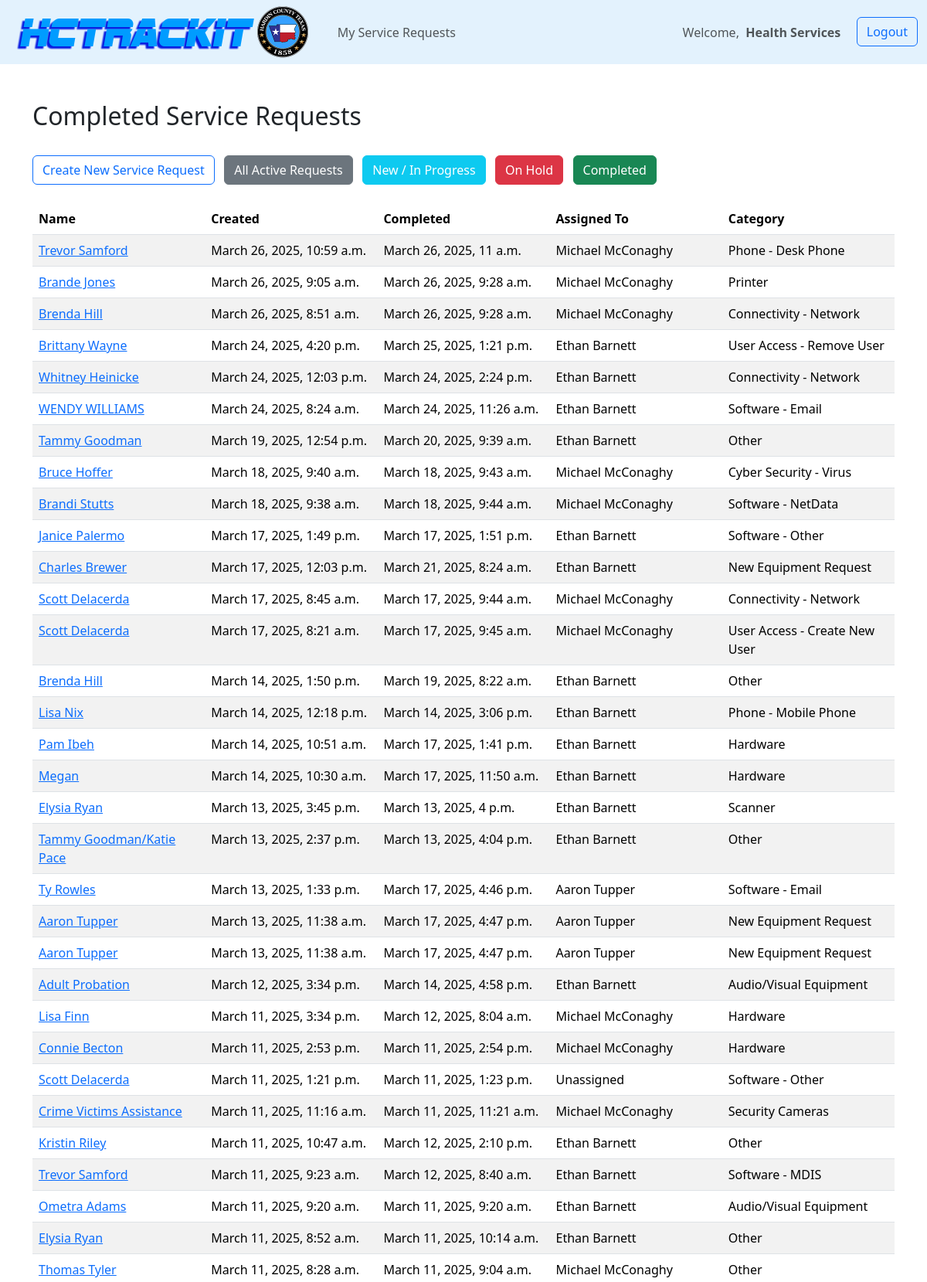
The page /tickets/tickets_completed/ (signed in, upper part) on the database its author committed.
### tickets/models.py (models this page shows, shortened)
class Ticket(models.Model):
    DEPT_CHOICES = (
                        ("", ""),
                        ("356th District Court", "356th District Court"),
                        ("88th Disctric Court", "88th District Court"),
                        ("Agrilife Extension", "Agrilife Extension"),
                        ("Adult Probation", "Adult Probation"),
                        ("Auditor", "Auditor"),
                        ("Corrections", "Corrections"),
                        ("County Attorney", "County Attorney"),
                        ("County Clerk", "County Clerk"),
                        ("County Commissioner Precinct 1", "County Commissioner Precinct 1"),
                        ("County Commissioner Precinct 2", "County Commissioner Precinct 2"),
                        ("County Commissioner Precinct 3", "County Commissioner Precinct 3"),
                        ("County Commissioner Precinct 4", "County Commissioner Precinct 4"),
                        ("County Judge", "County Judge"),
                        ("Crime Victims Assistance", "Crime Victims Assistance"),
                        ("District Attorney", "District Attorney"),
                        ("District Clerk", "District Clerk"),
                        ("Elections", "Elections"),
                        ("Emergency Management", "Emergency Management"),
                        ("Flood Plain Administration", "Flood Plain Administration"),
                        ("Health Services", "Health Services"),
                        ("Human Resources", "Human Resources"),
                        ("Justice of the Peace Precinct 1", "Justice of the Peace Precinct 1"),
                        ("Justice of the Peace Precinct 2", "Justice of the Peace Precinct 2"),
                        ("Justice of the Peace Precinct 3", "Justice of the Peace Precinct 3"),
                        ("Justice of the Peace Precinct 4", "Justice of the Peace Precinct 4"),
                        ("Justice of the Peace Precinct 5", "Justice of the Peace Precinct 5"),
                        ("Justice of the Peace Precinct 6", "Justice of the Peace Precinct 6"),
                        ("Juvenile Probation", "Juvenile Probation"),
                        ("Maintenance", "Maintenance"),
                        ("Purchasing", "Purchasing"),
                        ("Sheriff's Office", "Sheriff's Office"),
                        ("Tax-Assessor Collector", "Tax-Assessor Collector"),
                        ("Technology", "Technology"),
                        ("Treasurer", "Treasurer"),
                        ("Veterans Services", "Veterans Services"),
    )
    CATEGORY_CHOICES = (
                        ("", ""),
                        ("Audio/Visual Equipment", "Audio/Visual Equipment"),
                        ("Copier", "Copier"),
                        ("Fax", "Fax"),
                        ("Hardware", "Hardware"),
                        ("Move Equipment Request", "Move Equipment Request"),
                        ("New Equipment Request", "New Equipment Request"),
                        ("Other", "Other"),
                        ("Printer", "Printer"),
                        ("Radios", "Radios"),
                        ("Security Cameras", "Security Cameras"),
                        ("Scanner", "Scanner"),
                        ("", ""),
                        ("Connectivity - Network", "Connectivity - Network"),
                        ("Connectivity - Sonic Wall", "Connectivity - Sonic Wall"),
                        ("Connectivity - VPN", "Connectivity - VPN"),
                        ("", ""),
                        ("Cyber Security - Suspicious Email", "Cyber Security - Suspicious Email"),
                        ("Cyber Security - Virus", "Cyber Security - Virus"),
                        ("", ""),
                        ("Phone - Desk Phone", "Desk Phone"),
                        ("Phone - Mobile Phone", "Mobile Phone"),
                        ("", ""),
                        ("Software - CAD", "Software - CAD"),
                        ("Software - DW Spectrum", "Software - DW Spectrum"),
                        ("Software - EDOC", "Software - EDOC"),
                        ("Software - Email", "Software - Email"),
                        ("Software - Internet Browser", "Software - Internet Browser"),
                        ("Software - JMS", "Software - JMS"),
                        ("Software - LGS", "Software - LGS"),
                        ("Software - MDIS", "Software - MDIS"),
                        ("Software - NetData", "Software - NetData"),
                        ("Software - Office", "Software - Office"),
                        ("Software - RMS", "Software - RMS"),
                        ("Software - Watchguard", "Software - Watchguard"),
                        ("Software - Other", "Software - Other"),
                        ("", ""),
                        ("User Access - Controlled Access", "User Access - Controlled Access"),
                        ("User Access - Create New User", "User Access - Create New User"),
                        ("User Access - Network Access", "User Access - Network Access"),
                        ("User Access - Remove User", "User Access - Remove User"),
    )
    created_by = models.ForeignKey(User, default=None, blank=True, on_delete=models.CASCADE)
    status = models.CharField(max_length=50, default="NEW")
    assignedto = models.CharField(max_length=50, default="Unassigned")
    created_at = models.DateTimeField(auto_now_add=True)
    last_updated = models.DateTimeField(auto_now=True)
    completed_at = models.DateTimeField(auto_now=True)
    name = models.CharField(max_length=100)
    email = models.CharField(max_length=100)
    phone = models.CharField(max_length=15)
    department = models.CharField(max_length=200, choices=DEPT_CHOICES)
    category = models.CharField(max_length=200, choices=CATEGORY_CHOICES)
    description = models.TextField(max_length=3000)
    ongoing_notes = models.TextField(max_length=3000, blank=True)
    completed_notes = models.TextField(max_length=3000, blank=True)

### tickets/views.py (the view)
# urls.py: path('tickets_completed/', views.ticketsCompleted, name='tickets_completed'),
@login_required(login_url='login')
def ticketsCompleted(request):
    tickets = Ticket.objects.all().order_by('-created_at')
    tickets = tickets.filter(Q(status='COMPLETED')
                             | Q(status='CANCELLED')
                             )
    if request.method == 'POST':
        username = request.POST['username']
        password = request.POST['password']
        user = authenticate(request, username=username, password=password)
        if user is not None:
            login(request, user)
            return redirect('tickets_home')
        else:
            messages.warning(request, "There was a problem logging in.  Please try again.")
            return redirect('login')
    else:
        return render (request, 'tickets_completed.html', {'tickets':tickets})

### tickets/templates/tickets_completed.html (shortened to what this page needs)
{% extends "main.html" %}
{% load static %}
{% block content %}
<div class="container">
    <table id="example" class="table table-striped" style="width:100%">
    <br>
    <br>
        <h2>Completed Service Requests</h2>
        <br>
        <a href="{% url 'tickets_createnew' %}" class="btn btn-outline-primary">Create New Service Request</a>&nbsp;&nbsp;
        <a href="{% url 'tickets_home' %}" class="btn btn btn-secondary">All Active Requests</a>&nbsp;&nbsp;
        <a href="{% url 'tickets_current' %}" class="btn btn btn-info" style="color: white">New / In Progress</a>&nbsp;&nbsp;
        <a href="{% url 'tickets_onhold' %}" class="btn btn btn-danger">On Hold</a>&nbsp;&nbsp;
        <a href="{% url 'tickets_completed' %}" class="btn btn btn-success">Completed</a>&nbsp;&nbsp;
        <br>
        <br>
        <thead>
            <tr>
                <th class="not_mapped_style" style="width: 20%; text-align:left">Name</th>
                <th class="not_mapped_style" style="width: 20%; text-align:left">Created</th>
                <th class="not_mapped_style" style="width: 20%; text-align:left">Completed</th>
                <th class="not_mapped_style" style="width: 20%; text-align:left">Assigned To</th>
                <th class="not_mapped_style" style="width: 20%; text-align:left">Category</th>
            </tr>
        </thead>
        <tbody>
            {% for ticket in tickets %}
            <tr>
                <td style="text-align:left"><a href="{% url 'tickets_info_completed' ticket.id %}">{{ ticket.name }}</a></td>
                <td style="text-align:left">{{ ticket.created_at }}</td>
                <td style="text-align:left">{{ ticket.completed_at }}</td>
                <td style="text-align:left">{{ ticket.assignedto }}</td>
                <td style="text-align:left">{{ ticket.category }}</td>
            </tr>
            {% endfor %}
        </tbody>
    </table>
    <br>
    <br>
</div>
{% endblock content %}

### tickets/templates/navbar.html
{% load static %}
<nav class="navbar navbar-expand-sm" style="background-color: #e3f2fd;">
  <img src="{% static 'images/logo.png' %}">&nbsp;&nbsp;&nbsp;&nbsp;
  <div class="container-fluid">
    <div class="navbar-collapse" id="navbarSupportedContent">
      <ul class="navbar-nav ml-auto mb-2 mb-lg-0">
        {% if request.user.is_staff %}
          <li class="nav-item">
            <a class="nav-link" href="{% url 'tickets_home' %}">Service Requests</a>
          </li>
          <li>
            <a class="nav-link">|</a>
          </li>
          <li class="nav-item">
            <a class="nav-link" href="{% url 'projects_home' %}">Project Tracker</a>
          </li>
          <li>
            <a class="nav-link">|</a>
          </li>
          <li class="nav-item">
            <a class="nav-link" href="{% url 'knowledgebase_home' %}">Knowledge Base</a>
          </li>
          <li>
            <a class="nav-link">|</a>
          </li>
          <li class="nav-item dropdown">
            <a class="nav-link dropdown-toggle" href="#" role="button" data-bs-toggle="dropdown" aria-expanded="false">
              Tech Links
            </a>
            <ul class="dropdown-menu">
              <li><a class="dropdown-item" href="https://dashboard.techplusit.com" target="_blank">Managed Services</a></li>
              <li><a class="dropdown-item" href="https://34.237.28.226:8443/manage/account/login?redirect=%2Fmanage" target="_blank">Ubiquiti Controller</a></li>
              <li><a class="dropdown-item" href="http://10.0.0.10/" target="_blank">NEC Controller</a></li>
              <li><a class="dropdown-item" href="{% url 'support_directory' %}" target="_blank">Support Contact Directory</a></li>
              <li><a class="dropdown-item" href="{% url 'credentials' %}" target="_blank">HCTrackIT User Credentials</a></li>
              <li><hr class="dropdown-divider"></li>
              <li><a class="dropdown-item" href="https://admin.microsoft.com/#/users" target="_blank">O365 - User Email Accounts</a></li>
              <li><a class="dropdown-item" href="https://admin.exchange.microsoft.com/#/messagetrace" target="_blank">O365 - Email Message Trace</a></li>
              <li><a class="dropdown-item" href="https://entra.microsoft.com/#view/Microsoft_AAD_UsersAndTenants/UserManagementMenuBlade/~/SignIns/menuId/?Microsoft_AAD_IAM_legacyAADRedirect=true" target="_blank">O365 - Sign-in Logs</a></li>
            </ul>
          </li>
          <li>
            <a class="nav-link">|</a>
          </li>
          <li class="nav-item">
            <a class="nav-link" href="#">Reports</a>
          </li>
      </ul>
      <ul class="navbar-nav ms-auto">
          <li class="nav-item">
            <a class="nav-link">Welcome, &nbsp;<strong>{{request.user.first_name}}&nbsp;&nbsp;&nbsp;</strong></a>
          </li>
          <li class="nav-item">
            <a class="btn btn-outline-primary" href="{% url 'logout' %}">Logout</a>
          </li>
      </ul>
      {% else %}
      <li class="nav-item">
        <a class="nav-link" href="#">My Service Requests</a>
      </li>
    </ul>
    <ul class="navbar-nav ms-auto">
        <li class="nav-item">
          <a class="nav-link">Welcome, &nbsp;<strong>{{request.user.first_name}}&nbsp;&nbsp;&nbsp;</strong></a>
        </li>
        <li class="nav-item">
          <a class="btn btn-outline-primary" href="{% url 'logout' %}">Logout</a>
        </li>
    </ul>
      {% endif %}
    </div>
  </div>
</nav>

### rows shown on the page
Ticket: name "Trevor Samford", created_at "March 26, 2025, 10:59 a.m.", completed_at "March 26, 2025, 11 a.m.", assignedto "Michael McConaghy", category "Phone - Desk Phone"
Ticket: name "Brande Jones", created_at "March 26, 2025, 9:05 a.m.", completed_at "March 26, 2025, 9:28 a.m.", assignedto "Michael McConaghy", category "Printer"
Ticket: name "Brenda Hill", created_at "March 26, 2025, 8:51 a.m.", completed_at "March 26, 2025, 9:28 a.m.", assignedto "Michael McConaghy", category "Connectivity - Network"
Ticket: name "Brittany Wayne", created_at "March 24, 2025, 4:20 p.m.", completed_at "March 25, 2025, 1:21 p.m.", assignedto "Ethan Barnett", category "User Access - Remove User"
Ticket: name "Whitney Heinicke", created_at "March 24, 2025, 12:03 p.m.", completed_at "March 24, 2025, 2:24 p.m.", assignedto "Ethan Barnett", category "Connectivity - Network"
Ticket: name "WENDY WILLIAMS", created_at "March 24, 2025, 8:24 a.m.", completed_at "March 24, 2025, 11:26 a.m.", assignedto "Ethan Barnett", category "Software - Email"
Ticket: name "Tammy Goodman", created_at "March 19, 2025, 12:54 p.m.", completed_at "March 20, 2025, 9:39 a.m.", assignedto "Ethan Barnett", category "Other"
Ticket: name "Bruce Hoffer", created_at "March 18, 2025, 9:40 a.m.", completed_at "March 18, 2025, 9:43 a.m.", assignedto "Michael McConaghy", category "Cyber Security - Virus"
Ticket: name "Brandi Stutts", created_at "March 18, 2025, 9:38 a.m.", completed_at "March 18, 2025, 9:44 a.m.", assignedto "Michael McConaghy", category "Software - NetData"
Ticket: name "Janice Palermo", created_at "March 17, 2025, 1:49 p.m.", completed_at "March 17, 2025, 1:51 p.m.", assignedto "Ethan Barnett", category "Software - Other"
Ticket: name "Charles Brewer", created_at "March 17, 2025, 12:03 p.m.", completed_at "March 21, 2025, 8:24 a.m.", assignedto "Ethan Barnett", category "New Equipment Request"
Ticket: name "Scott Delacerda", created_at "March 17, 2025, 8:45 a.m.", completed_at "March 17, 2025, 9:44 a.m.", assignedto "Michael McConaghy", category "Connectivity - Network"
Ticket: name "Scott Delacerda", created_at "March 17, 2025, 8:21 a.m.", completed_at "March 17, 2025, 9:45 a.m.", assignedto "Michael McConaghy", category "User Access - Create New User"
Ticket: name "Brenda Hill", created_at "March 14, 2025, 1:50 p.m.", completed_at "March 19, 2025, 8:22 a.m.", assignedto "Ethan Barnett", category "Other"
Ticket: name "Lisa Nix", created_at "March 14, 2025, 12:18 p.m.", completed_at "March 14, 2025, 3:06 p.m.", assignedto "Ethan Barnett", category "Phone - Mobile Phone"
Ticket: name "Pam Ibeh", created_at "March 14, 2025, 10:51 a.m.", completed_at "March 17, 2025, 1:41 p.m.", assignedto "Ethan Barnett", category "Hardware"
Ticket: name "Megan", created_at "March 14, 2025, 10:30 a.m.", completed_at "March 17, 2025, 11:50 a.m.", assignedto "Ethan Barnett", category "Hardware"
Ticket: name "Elysia Ryan", created_at "March 13, 2025, 3:45 p.m.", completed_at "March 13, 2025, 4 p.m.", assignedto "Ethan Barnett", category "Scanner"
Ticket: name "Tammy Goodman/Katie Pace", created_at "March 13, 2025, 2:37 p.m.", completed_at "March 13, 2025, 4:04 p.m.", assignedto "Ethan Barnett", category "Other"
Ticket: name "Ty Rowles", created_at "March 13, 2025, 1:33 p.m.", completed_at "March 17, 2025, 4:46 p.m.", assignedto "Aaron Tupper", category "Software - Email"
Ticket: name "Aaron Tupper", created_at "March 13, 2025, 11:38 a.m.", completed_at "March 17, 2025, 4:47 p.m.", assignedto "Aaron Tupper", category "New Equipment Request"
Ticket: name "Aaron Tupper", created_at "March 13, 2025, 11:38 a.m.", completed_at "March 17, 2025, 4:47 p.m.", assignedto "Aaron Tupper", category "New Equipment Request"
Ticket: name "Adult Probation", created_at "March 12, 2025, 3:34 p.m.", completed_at "March 14, 2025, 4:58 p.m.", assignedto "Ethan Barnett", category "Audio/Visual Equipment"
Ticket: name "Lisa Finn", created_at "March 11, 2025, 3:34 p.m.", completed_at "March 12, 2025, 8:04 a.m.", assignedto "Michael McConaghy", category "Hardware"
Ticket: name "Connie Becton", created_at "March 11, 2025, 2:53 p.m.", completed_at "March 11, 2025, 2:54 p.m.", assignedto "Michael McConaghy", category "Hardware"
Ticket: name "Scott Delacerda", created_at "March 11, 2025, 1:21 p.m.", completed_at "March 11, 2025, 1:23 p.m.", assignedto "Unassigned", category "Software - Other"
Ticket: name "Crime Victims Assistance", created_at "March 11, 2025, 11:16 a.m.", completed_at "March 11, 2025, 11:21 a.m.", assignedto "Michael McConaghy", category "Security Cameras"
Ticket: name "Kristin Riley", created_at "March 11, 2025, 10:47 a.m.", completed_at "March 12, 2025, 2:10 p.m.", assignedto "Ethan Barnett", category "Other"
Ticket: name "Trevor Samford", created_at "March 11, 2025, 9:23 a.m.", completed_at "March 12, 2025, 8:40 a.m.", assignedto "Ethan Barnett", category "Software - MDIS"
Ticket: name "Ometra Adams", created_at "March 11, 2025, 9:20 a.m.", completed_at "March 11, 2025, 9:20 a.m.", assignedto "Ethan Barnett", category "Audio/Visual Equipment"
Ticket: name "Elysia Ryan", created_at "March 11, 2025, 8:52 a.m.", completed_at "March 11, 2025, 10:14 a.m.", assignedto "Ethan Barnett", category "Other"
Ticket: name "Thomas Tyler", created_at "March 11, 2025, 8:28 a.m.", completed_at "March 11, 2025, 9:04 a.m.", assignedto "Michael McConaghy", category "Other"

### other values the page prints
{{ request.user.first_name }} "Health Services"
